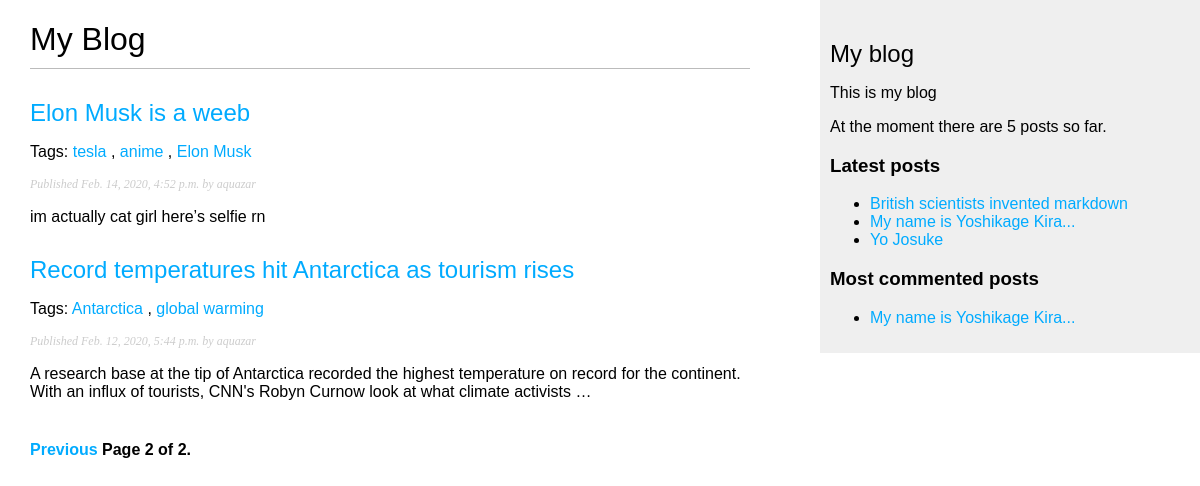
Screenshot of /blog/?page=2 with the database file from the repository.
### blog/models.py (models this page shows, shortened)
class Post(models.Model):
    STATUS_CHOICES = (("draft", "Draft"), ("published", "Published"))
    title = models.CharField(max_length=250)
    slug = models.SlugField(max_length=250, unique_for_date="publish")
    author = models.ForeignKey(
        User, on_delete=models.CASCADE, related_name="blog_posts"
    )
    body = models.TextField()
    publish = models.DateTimeField(default=timezone.now)
    created = models.DateTimeField(auto_now_add=True)
    updated = models.DateTimeField(auto_now=True)
    status = models.CharField(max_length=10, choices=STATUS_CHOICES, default="draft")
    tags = TaggableManager()
    class Meta:
        ordering = ("-publish",)
    objects = models.Manager()
    published = PublishedManager()
    def get_absolute_url(self):
        return reverse(
            "blog:post_detail",
            args=[self.publish.year, self.publish.month, self.publish.day, self.slug],
        )

### blog/views.py (the view)
# urls.py: path("", views.post_list, name="post_list"),
def post_list(request, tag_slug=None):
    object_list = Post.published.all()
    tag = None
    if tag_slug:
        tag = get_object_or_404(Tag, slug=tag_slug)
        object_list = object_list.filter(tags__in=[tag])
    paginator = Paginator(object_list, 3)
    page = request.GET.get("page")
    try:
        posts = paginator.page(page)
    except PageNotAnInteger:
        posts = paginator.page(1)
    except EmptyPage:
        posts = paginator.page(paginator.num_pages)
    return render(
        request, "blog/post/list.html", {"page": page, "posts": posts, "tag": tag}
    )

### blog/models.py (called while the page is built)
    def get_queryset(self):
        return super(PublishedManager, self).get_queryset().filter(status="published")

### blog/templatetags/blog_tags.py (called while the page is built)
@register.simple_tag
def total_posts():
    return Post.published.count()

@register.inclusion_tag("blog/post/latest_posts.html")
def show_latest_posts(count=5):
    latest_posts = Post.published.order_by("-publish")[:count]
    return {"latest_posts": latest_posts}

@register.simple_tag
def get_most_commented_posts(count=5):
    return (
        Post.published.annotate(total_comments=Count("comments"))
        .order_by("-total_comments")
        .filter(total_comments__gte=1)[:count]
    )

@register.filter(name="markdown")
def markdown_format(text):
    return mark_safe(markdown.markdown(text))

### blog/templates/blog/post/list.html (shortened to what this page needs)
{% extends "blog/base.html" %}
{% load blog_tags %}
{% block content %}
    <h1>My Blog</h1>
    {% for post in posts %}
        <h2>
            <a href="{{ post.get_absolute_url }}">
                {{ post.title }}
            </a>
        </h2>
        <p class="tags">
        {% if post.tags.all %}
        Tags:
        {% for tag in post.tags.all %}
            <a href="{% url "blog:post_list_by_tag" tag.slug %}">
                {{ tag.name }}
            </a>
            {% if not forloop.last %}, {% endif %}
        {% endfor %}
        </p>
        {% endif %}
        <p class="date">
            Published {{ post.publish }} by {{ post.author }}
        </p>
        {{post.body|markdown|truncatewords_html:30}}
    {% endfor %}
    {% include "blog/pagination.html" with page=posts %}
{% endblock %}

### blog/templates/blog/base.html (shortened to what this page needs)
{% load static %}
{% load blog_tags %}
<!DOCTYPE html>
<html>
<head>
    <link href="{% static "css/blog.css" %}" rel="stylesheet">
</head>
<body>
    <div id="content">
        {% block content %}
        {% endblock %}
    </div>
    <div id="sidebar">
        <h2>My blog</h2>
        <p>This is my blog</p>
        <p>At the moment there are {% total_posts %} posts so far.</p>
        <h3>Latest posts</h3>
        {% show_latest_posts 3 %}
        <h3>Most commented posts</h3>
        {% get_most_commented_posts as most_commented_posts %}
        <ul>
        {% for post in most_commented_posts %}
            <li>
            <a href="{{ post.get_absolute_url }}">{{ post.title }}</a>
            </li>
        {% endfor %}
        </ul>
    </div>
</body>
</html>

### blog/templates/blog/pagination.html (shortened to what this page needs)
<div class="pagination">
    <span class="step-links">
        {% if page.has_previous %}
            <a href="?page={{ page.previous_page_number }}">Previous</a>
        {% endif %}
        <span class="current">
            Page {{ page.number }} of {{ page.paginator.num_pages }}.
        </span>
    </span>
</div>

### blog/templates/blog/post/latest_posts.html
<ul>
{% for post in latest_posts %}
    <li>
        <a href="{{ post.get_absolute_url }}">{{ post.title }}</a>
    </li>
{% endfor %}
</ul>

### blog/static/css/blog.css (style rules this page uses)
body { margin: 0; padding: 0; font-family: helvetica, sans-serif; }
a { color: #00abff; text-decoration: none; }
h1 { font-weight: normal; border-bottom: 1px solid #bbb; padding: 0 0 10px 0; }
h2 { font-weight: normal; margin: 30px 0 0; }
#content { float: left; width: 60%; padding: 0 0 0 30px; }
#sidebar { float: right; width: 30%; padding: 10px; background: #efefef; height: 100%; }
p.date { color: #ccc; font-family: georgia, serif; font-size: 12px; font-style: italic; }
.pagination { margin: 40px 0; font-weight: bold; }

### rows the page displays
Post: title "Elon Musk is a weeb", publish "Feb. 14, 2020, 4:52 p.m.", author "aquazar", body "im actually cat girl here’s selfie rn"
Tag: name "tesla"
Tag: name "anime"
Tag: name "Elon Musk"
Post: title "Record temperatures hit Antarctica as tourism rises", publish "Feb. 12, 2020, 5:44 p.m.", author "aquazar", body "A research base at the tip of Antarctica recorded the highest temperature on record for the continent. With an influx of tourists, CNN's Robyn Curnow look at what climate activists …"
Tag: name "Antarctica"
Tag: name "global warming"
Post: title "British scientists invented markdown"
Post: title "My name is Yoshikage Kira..."
Post: title "Yo Josuke"

### other values shown
{{ page.number }} "2"
{{ page.paginator.num_pages }} "2"
